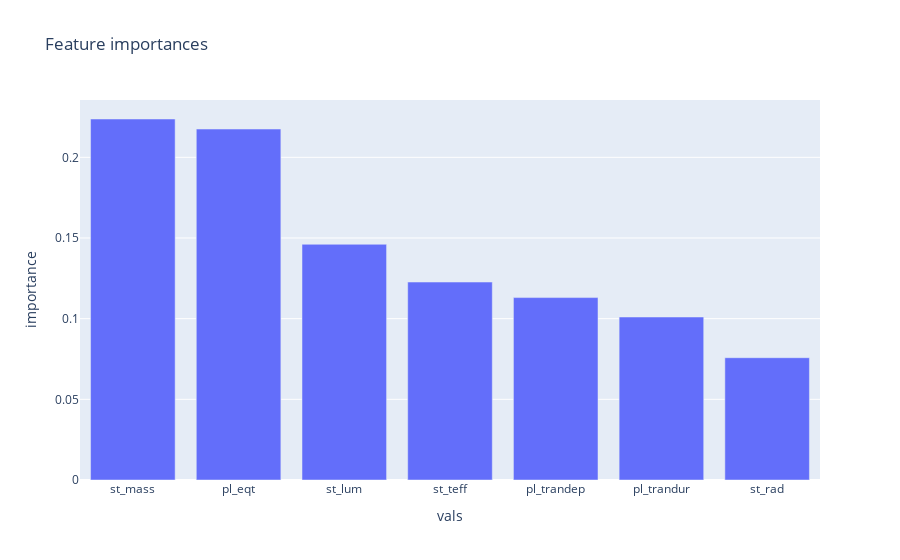

The notebook cell this image was saved under:
### Markdown cell above
### Feature importances

### Code cell
features_dt_rf = pd.DataFrame(rf_model.feature_importances_, index=features.columns).reset_index().rename(columns={'index':'vals', 0:'importance'})
# plt.bar(features.columns, model.feature_importances_)
fig = px.bar(features_dt_rf, x="vals", y="importance", title="Feature importances").update_xaxes(categoryorder='total descending')
fig.show()

### Figure 1 — Plotly figure (JSON) as saved in the notebook; plotly's stock layout.template omitted (floating-point values rounded to 4 significant figures)
{"data": [{"alignmentgroup": "True", "hovertemplate": "vals=%{x}<br>importance=%{y}<extra></extra>", "legendgroup": "", "marker": {"color": "#636efa", "pattern": {"shape": ""}}, "name": "", "offsetgroup": "", "orientation": "v", "showlegend": false, "textposition": "auto", "type": "bar", "x": ["pl_eqt", "pl_trandep", "pl_trandur", "st_teff", "st_rad", "st_mass", "st_lum"], "xaxis": "x", "y": [0.2175, 0.1131, 0.101, 0.1227, 0.0758, 0.2238, 0.1461], "yaxis": "y"}], "layout": {"barmode": "relative", "legend": {"tracegroupgap": 0}, "title": {"text": "Feature importances"}, "xaxis": {"anchor": "y", "categoryorder": "total descending", "domain": [0, 1], "title": {"text": "vals"}}, "yaxis": {"anchor": "x", "domain": [0, 1], "title": {"text": "importance"}}}}
